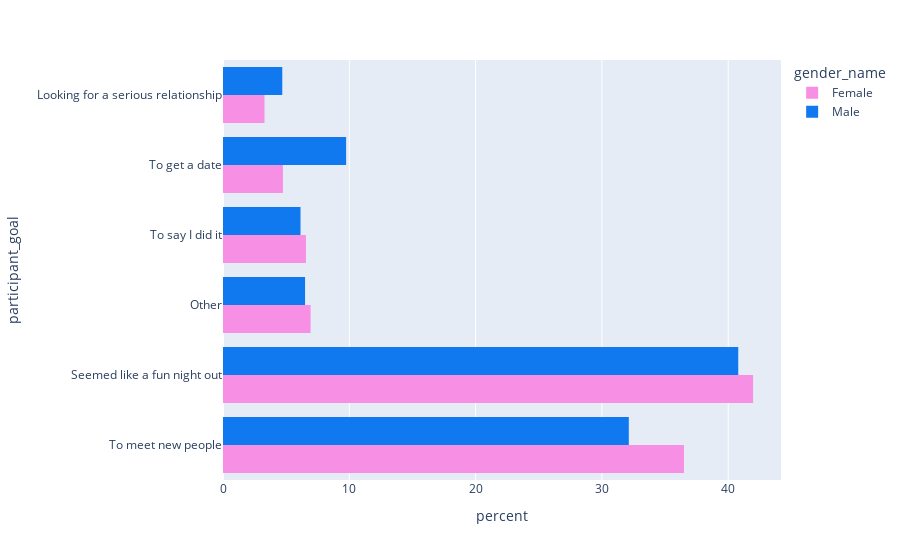

Source (notebook cell):
### Markdown cell above
Motivation:

The authors asked each participant to indicate their goal for participating in the speed dating experiment.

### Code cell
import plotly.express as px
fig = px.histogram(df_iid, y="participant_goal",
             color='gender_name', barmode='group', color_discrete_sequence=["#F78FE4", "#1179f0"], histnorm = 'percent')
fig.show()

### Figure 1 — Plotly figure (JSON) as saved in the notebook; plotly's stock layout.template omitted (floating-point values rounded to 4 significant figures; data arrays with more than 128 entries replaced by an {"elided": "..."} marker saying what was removed)
{"data": [{"alignmentgroup": "True", "bingroup": "y", "histnorm": "percent", "hovertemplate": "gender_name=Female<br>percent=%{x}<br>participant_goal=%{y}<extra></extra>", "legendgroup": "Female", "marker": {"color": "#F78FE4", "pattern": {"shape": ""}}, "name": "Female", "offsetgroup": "Female", "orientation": "h", "showlegend": true, "type": "histogram", "xaxis": "x", "y": {"elided": "274 str values"}, "yaxis": "y"}, {"alignmentgroup": "True", "bingroup": "y", "histnorm": "percent", "hovertemplate": "gender_name=Male<br>percent=%{x}<br>participant_goal=%{y}<extra></extra>", "legendgroup": "Male", "marker": {"color": "#1179f0", "pattern": {"shape": ""}}, "name": "Male", "offsetgroup": "Male", "orientation": "h", "showlegend": true, "type": "histogram", "xaxis": "x", "y": {"elided": "277 str values"}, "yaxis": "y"}], "layout": {"barmode": "group", "legend": {"title": {"text": "gender_name"}, "tracegroupgap": 0}, "margin": {"t": 60}, "xaxis": {"anchor": "y", "domain": [0, 1], "title": {"text": "percent"}}, "yaxis": {"anchor": "x", "domain": [0, 1], "title": {"text": "participant_goal"}}}}
